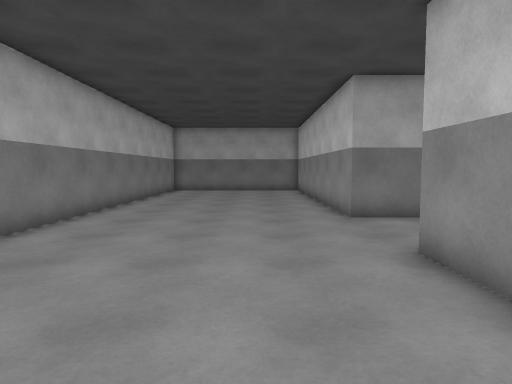
[1] (above)

18 first-person views from a walk through a 3-D level made in the Unity game engine. The camera is 1.4 m above the floor, tilts 4° down and sees 75° across. The floor is counted in squares, 1 m on a side. Each view is taken from the middle of a square. On the plan, view 1 faces up. The plan holds only what a view shows up to about 15 squares ahead; the rest is blank. The place goes on beyond the plan.

[2]
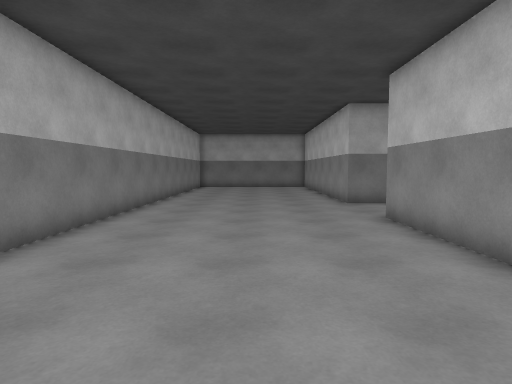

[3]
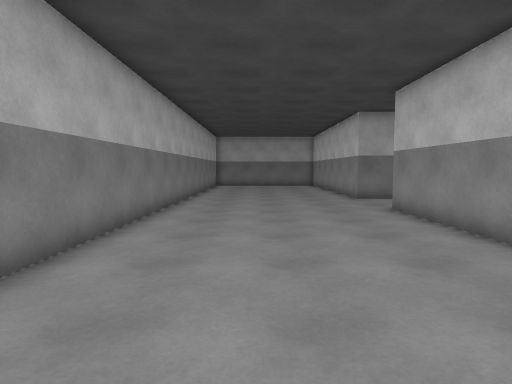

[4]
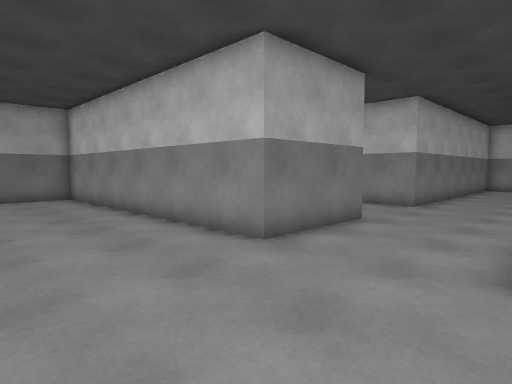

[5]
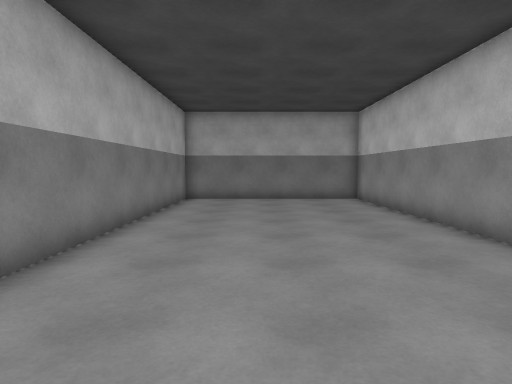

[6]
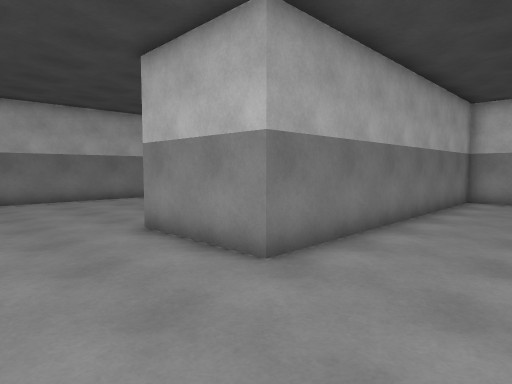

[7]
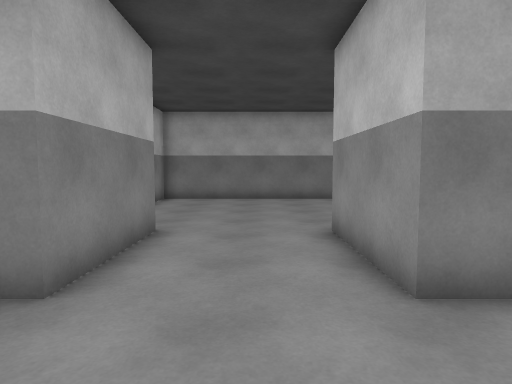

[8]
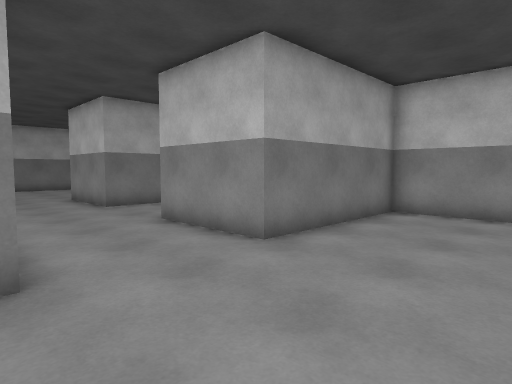

[9]
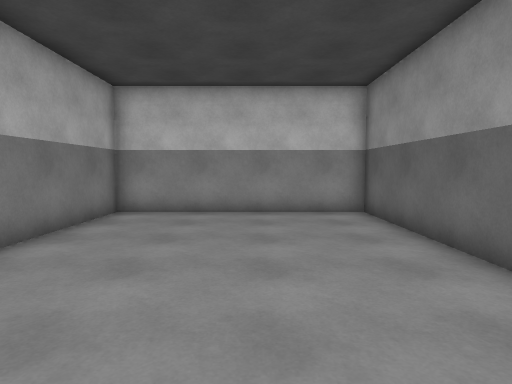

[10]
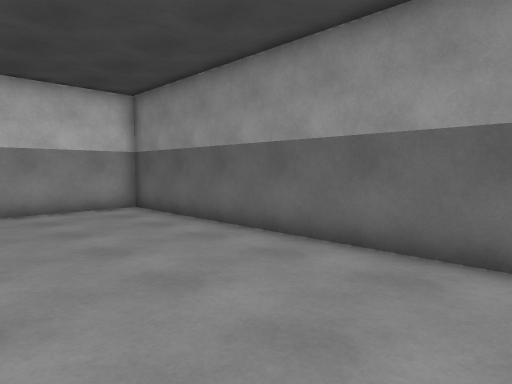

[11]
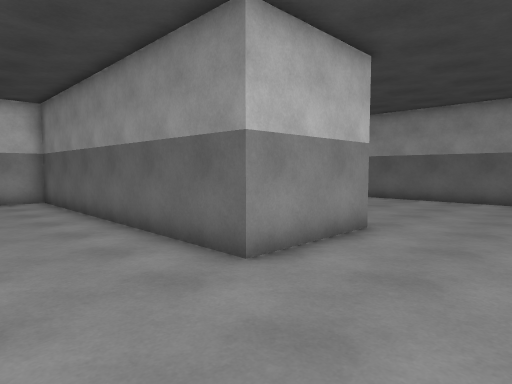

[12]
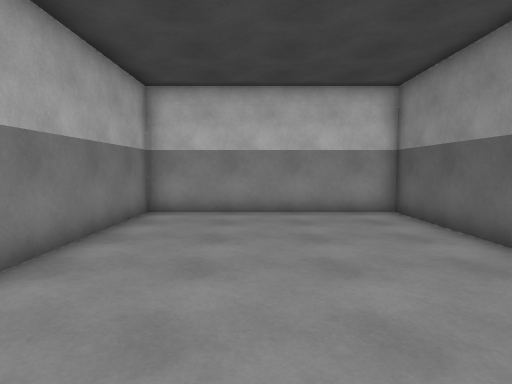

[13]
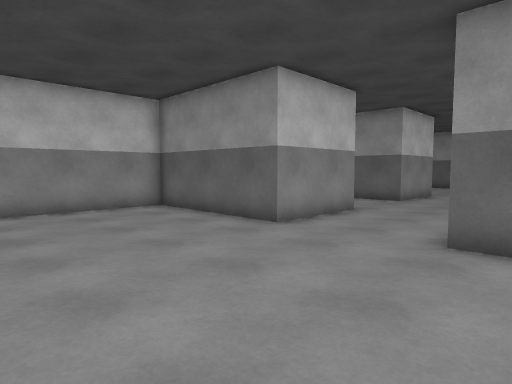

[14]
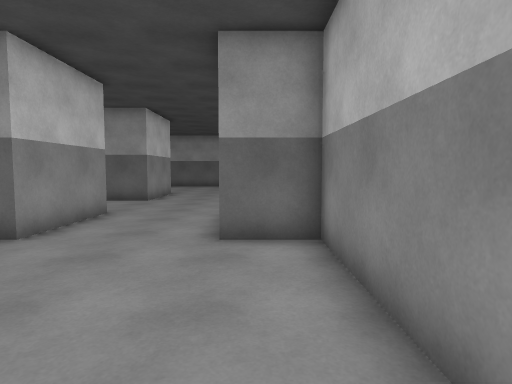

[15]
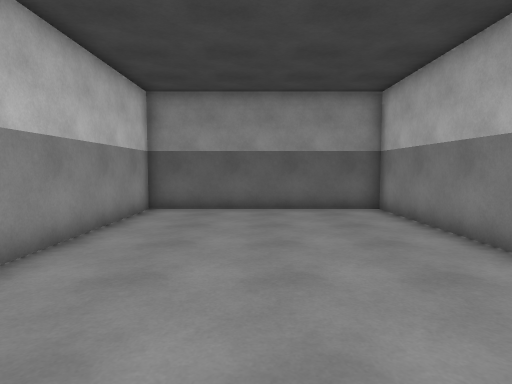

[16]
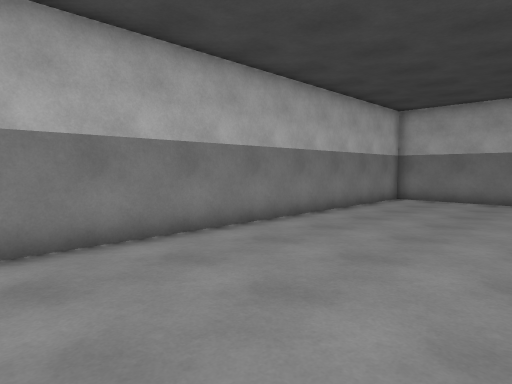

[17]
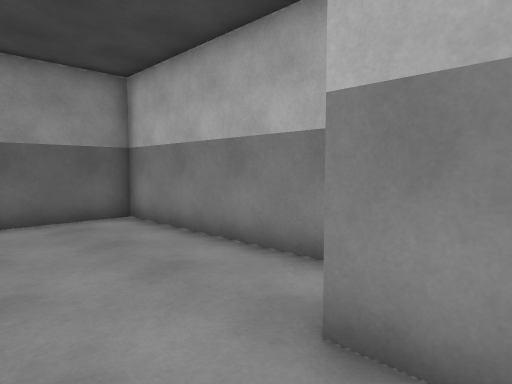

[18]
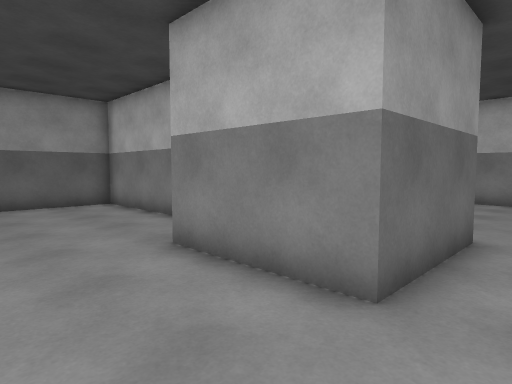

### Floor plan
Points are (right, up) in squares from view 1. A wall is a line through its corners. A room is listed if a view was taken in it or the views show most of it. See-through windows are left out.
Room 1 (views 1, 2, 3, 4, 5, 6, 7, 8, 9, 10, 11, 12, 13, 14, 15, 16, 17, 18)
walls: (4.7, 0.2) (4.7, -6.5) (16.7, -6.5) (16.7, 1.5) (10.7, 1.5) (10.7, 5.5) (22.7, 5.5) (22.7, 9.5) (10.7, 9.5) (10.7, 13.5) (16.7, 13.5) (16.7, 21.5) (9, 21.5); (4.7, 18.5) (4.7, 13.5) (6.7, 13.5) (6.7, 9.5) (2.7, 9.5) (2.7, 21.5) (-4.9, 21.5); (4.7, 21) (4.7, 20.1); (-5.3, 21.1) (-5.3, -6.5) (2.7, -6.5) (2.7, 5.5) (6.7, 5.5) (6.7, 1.5)

Where each view was taken, in squares from view 1:
view 1: 0 up, 0 right, facing up
view 2: 4 down, 1 left, facing up
view 3: 6 down, 2 left, facing up
view 4: 5 up, 2 left, facing up-right
view 5: 6 up, 2 left, facing up
view 6: 6 up, 7 right, facing up-right
view 7: 6 up, 9 right, facing up
view 8: 3 down, 6 right, facing up-right
view 9: 3 down, 6 right, facing right
view 10: 1 down, 5 right, facing down-right
view 11: 9 up, 7 right, facing down-right
view 12: 18 up, 6 right, facing right
view 13: 20 up, 5 right, facing down-right
view 14: 20 up, 6 right, facing down
view 15: 5 up, 1 left, facing down
view 16: 6 up, 1 right, facing up-left
view 17: 3 up, 9 right, facing down-left
view 18: 7 up, 10 right, facing down-left
